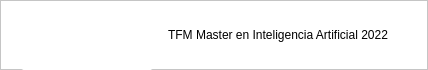
     <widget class="QFrame" name="frame_inferior">
      <property name="minimumSize">
       <size>
        <width>0</width>
        <height>70</height>
       </size>
      </property>
      <property name="maximumSize">
       <size>
        <width>16777215</width>
        <height>70</height>
       </size>
      </property>
      <property name="styleSheet">
       <string notr="true">background-color:white;</string>
      </property>
      <property name="frameShape">
       <enum>QFrame::StyledPanel</enum>
      </property>
      <property name="frameShadow">
       <enum>QFrame::Raised</enum>
      </property>
      <layout class="QHBoxLayout" name="horizontalLayout_3">
       <item>
        <widget class="QPushButton" name="pushButton">
         <property name="minimumSize">
          <size>
           <width>150</width>
           <height>60</height>
          </size>
         </property>
         <property name="maximumSize">
          <size>
           <width>150</width>
           <height>60</height>
          </size>
         </property>
         <property name="styleSheet">
          <string notr="true">QPushButton{
font: 87 12pt &quot;Arial Black&quot;;
background-color: rgb(255, 255, 255);
border-radius:20px;
}

QPushButton:hover{
border:2px solid green;
background-color: rgb(255, 255, 255);


}
</string>
         </property>
         <property name="text">
          <string/>
         </property>
         <property name="icon">
          <iconset>
           <normaloff>C:/Users/David/.designer/backup/VIU.png</normaloff>C:/Users/David/.designer/backup/VIU.png</iconset>
         </property>
         <property name="iconSize">
          <size>
           <width>120</width>
           <height>60</height>
          </size>
         </property>
         <property name="checkable">
          <bool>false</bool>
         </property>
         <property name="autoRepeat">
          <bool>false</bool>
         </property>
        </widget>
       </item>
       <item>
        <widget class="QLabel" name="frame_inferior_lb2">
         <property name="whatsThis">
          <string/>
         </property>
         <property name="text">
          <string>TFM Master en Inteligencia Artificial 2022</string>
         </property>
         <property name="scaledContents">
          <bool>false</bool>
         </property>
         <property name="alignment">
          <set>Qt::AlignCenter</set>
         </property>
        </widget>
       </item>
       <item>
        <widget class="QLabel" name="frame_inferior_lb3">
         <property name="whatsThis">
          <string/>
         </property>
         <property name="text">
          <string/>
         </property>
         <property name="scaledContents">
          <bool>false</bool>
         </property>
         <property name="alignment">
          <set>Qt::AlignCenter</set>
         </property>
        </widget>
       </item>
       <item>
        <widget class="QLabel" name="frame_inferior_lb1">
         <property name="font">
          <font>
           <pointsize>12</pointsize>
          </font>
         </property>
         <property name="text">
          <string/>
         </property>
         <property name="alignment">
          <set>Qt::AlignRight|Qt::AlignTrailing|Qt::AlignVCenter</set>
         </property>
        </widget>
       </item>
      </layout>
     </widget>
